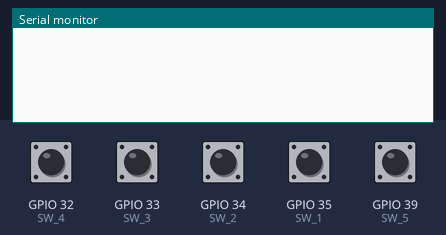
The sketch below on a simulated ESP32. Parts: the last lines printed to the serial monitor. The test bench sets the inputs (shaded band); at power-on: GPIO 32 (SW_4), GPIO 33 (SW_3), GPIO 34 (SW_2), GPIO 35 (SW_1), GPIO 39 (SW_5) HIGH.

Above: at 1.2 s.
1.3 s: GPIO 32 (SW_4) pulled LOW for 0.15 s
At 3.0 s:
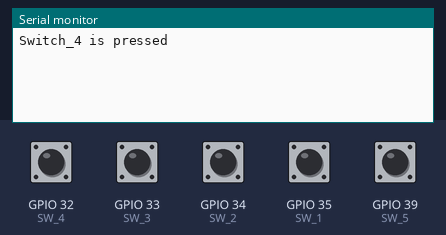
3.3 s: GPIO 33 (SW_3) pulled LOW for 0.15 s
At 4.5 s:
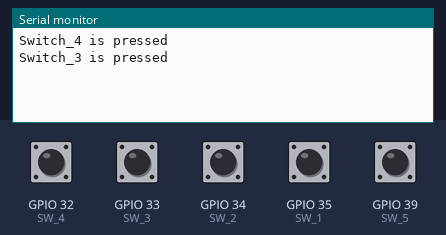
4.9 s: GPIO 34 (SW_2) pulled LOW for 0.15 s
At 5.7 s:
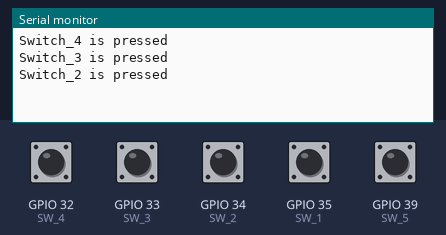
6.5 s: GPIO 35 (SW_1) pulled LOW for 0.15 s
At 7.8 s:
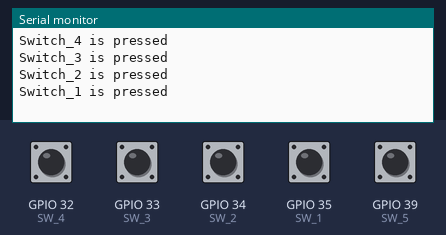
8.1 s: GPIO 39 (SW_5) pulled LOW for 0.15 s
At 9.4 s:
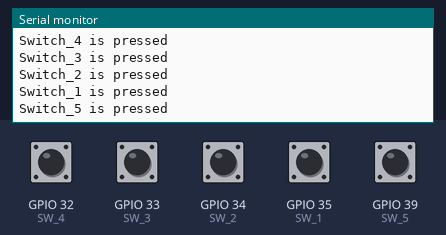
Timing chart, 0 to 10.7 s (numbered marks = the images above; inputs shaded):
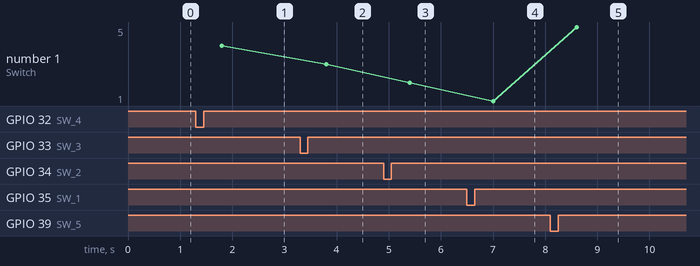

Measured:
- after the input at 1.3 s, the serial monitor: prints a new line after 0.50 s (image 1)
- after the input at 3.3 s, the serial monitor: prints a new line after 0.50 s (image 2)
- after the input at 4.9 s, the serial monitor: prints a new line after 0.50 s (image 3)
- after the input at 6.5 s, the serial monitor: prints a new line after 0.50 s (image 4)
- after the input at 8.1 s, the serial monitor: prints a new line after 0.50 s (image 5)
- plotted number 1: 4 → 3 after the input at 3.3 s, 3 → 2 after the input at 4.9 s, 2 → 1 after the input at 6.5 s, 1 → 5 after the input at 8.1 s

The sketch:

5_SWITCH_TEST_LOGIC.ino
```cpp
int SW_1 = 35;
int SW_2 = 34;
int SW_3 = 33;
int SW_4 = 32;
int SW_5 = 39;

void setup() {
  // put your setup code here, to run once:
  Serial.begin(9600);
  pinMode(SW_1, INPUT_PULLUP);
  pinMode(SW_2, INPUT_PULLUP);
  pinMode(SW_3, INPUT_PULLUP);
  pinMode(SW_4, INPUT_PULLUP);
  pinMode(SW_5, INPUT_PULLUP);
}

void loop() {
  // put your main code here, to run repeatedly:
  int switch_1 = digitalRead(SW_1);
  int switch_2 = digitalRead(SW_2);
  int switch_3 = digitalRead(SW_3);
  int switch_4 = digitalRead(SW_4);
  int switch_5 = digitalRead(SW_5);

  if (switch_1 == 0)
  {
    delay(500);
    Serial.println("Switch_1 is pressed");
  }
  if (switch_2 == 0)
  {
    delay(500);
    Serial.println("Switch_2 is pressed");
  }
  if (switch_3 == 0)
  {
    delay(500);
    Serial.println("Switch_3 is pressed");
  }
  if (switch_4 == 0)
  {
    delay(500);
    Serial.println("Switch_4 is pressed");
  }
  if (switch_5 == 0)
  {
    delay(500);
    Serial.println("Switch_5 is pressed");
  }
}
```
